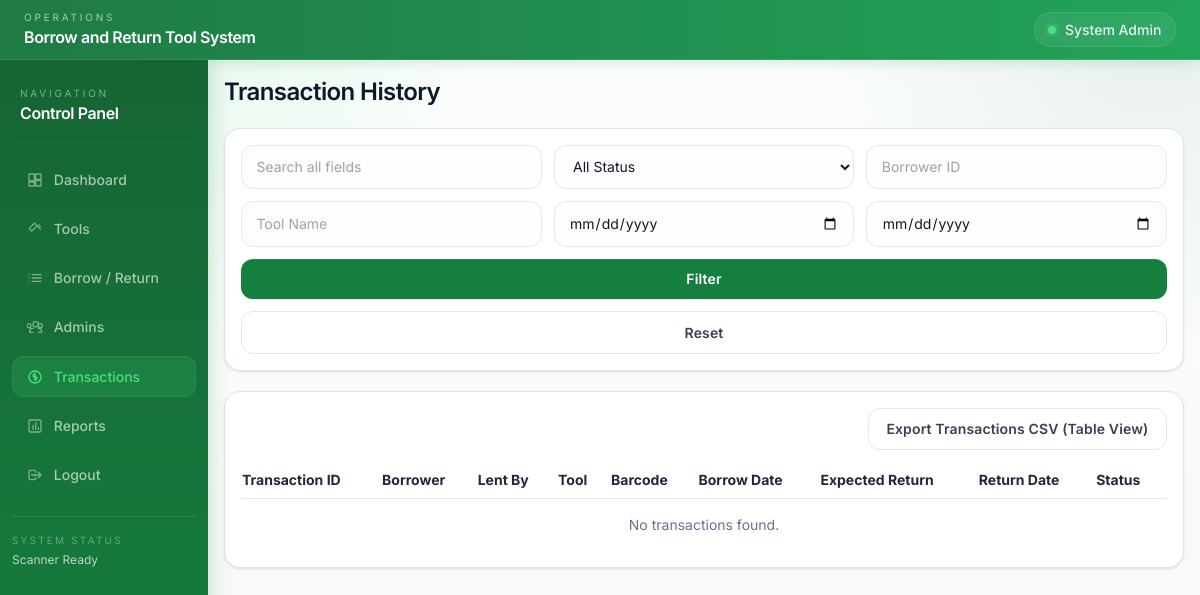
Before: /transactions (signed in) with the older database file.
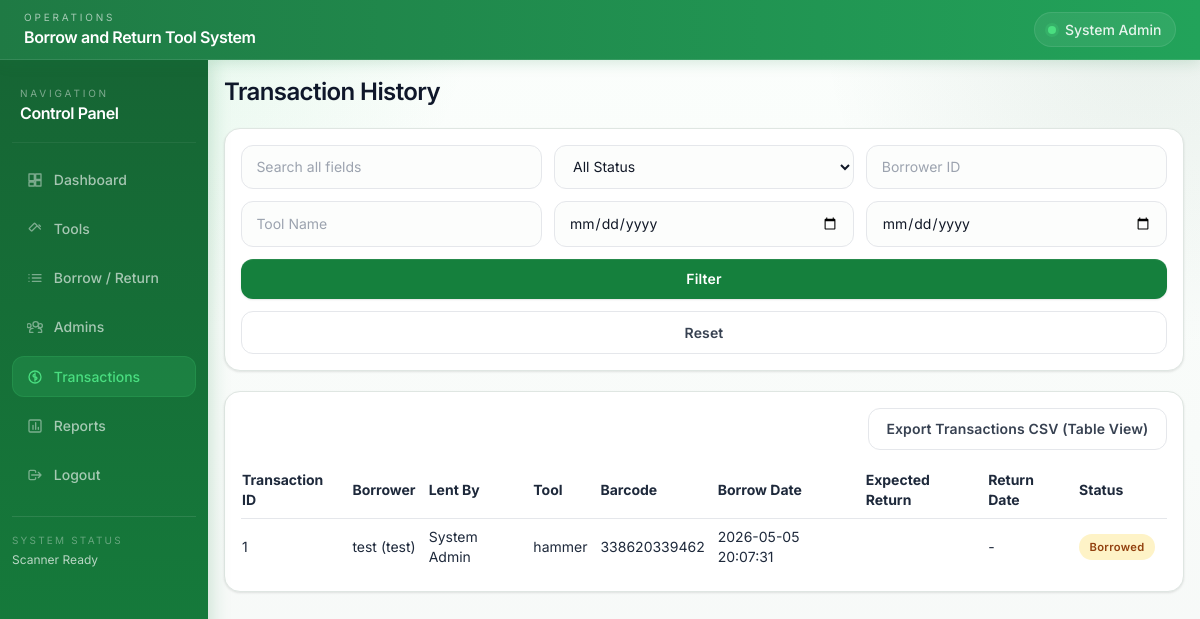
After: the same page with the newer database file.
### tables this page shows
CREATE TABLE transactions (
            id INTEGER PRIMARY KEY AUTOINCREMENT,
            borrower_id INTEGER NOT NULL,
            tool_id INTEGER NOT NULL,
            barcode TEXT NOT NULL,
            borrow_date TEXT NOT NULL,
            expected_return_date TEXT NOT NULL,
            return_date TEXT,
            status TEXT NOT NULL, lent_by_admin_id INTEGER,
            FOREIGN KEY (borrower_id) REFERENCES borrowers(id),
            FOREIGN KEY (tool_id) REFERENCES tools(id)
        );

CREATE TABLE borrowers (
            id INTEGER PRIMARY KEY AUTOINCREMENT,
            borrower_name TEXT NOT NULL,
            borrower_id TEXT NOT NULL UNIQUE,
            course_department TEXT NOT NULL,
            contact_number TEXT NOT NULL
        );

CREATE TABLE tools (
            id INTEGER PRIMARY KEY AUTOINCREMENT,
            tool_name TEXT NOT NULL,
            tool_code TEXT NOT NULL UNIQUE,
            category TEXT NOT NULL,
            description TEXT,
            quantity INTEGER NOT NULL DEFAULT 0,
            available_quantity INTEGER NOT NULL DEFAULT 0,
            barcode TEXT NOT NULL UNIQUE,
            barcode_image TEXT,
            status TEXT NOT NULL DEFAULT 'Available',
            date_added TEXT NOT NULL
        , tool_image TEXT);

### app.py (the view, shortened to what this page needs)
@app.route("/transactions")
@login_required
def transactions():
    db = get_db()
    search = request.args.get("search", "").strip()
    status = request.args.get("status", "").strip()
    borrower = request.args.get("borrower", "").strip()
    tool = request.args.get("tool", "").strip()
    date_from = request.args.get("date_from", "").strip()
    date_to = request.args.get("date_to", "").strip()
    query = """
        SELECT t.id,
               b.borrower_name,
               b.borrower_id,
               tl.tool_name,
               t.barcode,
               t.borrow_date,
               t.expected_return_date,
               t.return_date,
               t.status,
               TRIM(COALESCE(a.first_name, '') || ' ' || COALESCE(a.last_name, '')) AS lent_by_admin_name
        FROM transactions t
        JOIN borrowers b ON b.id = t.borrower_id
        JOIN tools tl ON tl.id = t.tool_id
        LEFT JOIN admins a ON a.id = t.lent_by_admin_id
        WHERE 1 = 1
    """
    params = []
    if status:
        query += " AND t.status = ?"
        params.append(status)
    if borrower:
        query += " AND b.borrower_id LIKE ?"
        params.append(f"%{borrower}%")
    if tool:
        query += " AND tl.tool_name LIKE ?"
        params.append(f"%{tool}%")
    if date_from:
        query += " AND DATE(t.borrow_date) >= DATE(?)"
        params.append(date_from)
    if date_to:
        query += " AND DATE(t.borrow_date) <= DATE(?)"
        params.append(date_to)
    query += " ORDER BY t.id DESC"
    rows = db.execute(query, params).fetchall()
    return render_template(
        "transactions.html",
        transactions=rows,
        search=search,
        selected_status=status,
        borrower=borrower,
        tool=tool,
        date_from=date_from,
        date_to=date_to,
    )

### app.py (called while the page is built)
def get_db():
    if "db" not in g:
        g.db = sqlite3.connect(DATABASE_PATH)
        g.db.row_factory = sqlite3.Row
        ensure_schema(g.db)
    return g.db

def login_required(view_func):
    @wraps(view_func)
    def wrapped_view(*args, **kwargs):
        if session.get("admin_id") is None:
            flash("Please log in to continue.", "warning")
            return redirect(url_for("login"))
        return view_func(*args, **kwargs)
    return wrapped_view

@app.template_filter("status_label")
def status_label(status_value):
    status_map = {
        "borrowed": "Borrowed",
        "returned": "Returned",
        "returned_overdue": "Returned (Overdue)",
    }
    return status_map.get(status_value, str(status_value).title())

@app.template_filter("status_badge")
def status_badge(status_value):
    if status_value == "borrowed":
        return "bg-amber-100 text-amber-800"
    if status_value == "returned_overdue":
        return "bg-red-100 text-red-800"
    if status_value == "returned":
        return "bg-emerald-100 text-emerald-800"
    return "bg-slate-100 text-slate-800"

### templates/transactions.html (shortened to what this page needs)
{% extends 'base.html' %}
{% block content %}
<div class="space-y-5">
    <h2 class="text-2xl font-semibold text-slate-900 tracking-tight">Transaction History</h2>
    <form method="get" class="bg-white rounded-2xl p-4 card-soft grid grid-cols-1 md:grid-cols-3 xl:grid-cols-6 gap-3">
        <input type="text" name="search" value="{{ search }}" class="input-field" placeholder="Search all fields" />
        <select name="status" class="input-field">
            <option value="">All Status</option>
        </select>
        <input type="text" name="borrower" value="{{ borrower }}" class="input-field" placeholder="Borrower ID" />
        <input type="text" name="tool" value="{{ tool }}" class="input-field" placeholder="Tool Name" />
        <input type="date" name="date_from" value="{{ date_from }}" class="input-field" />
        <input type="date" name="date_to" value="{{ date_to }}" class="input-field" />
        <button type="submit" class="btn-primary md:col-span-3 xl:col-span-1">Filter</button>
        <a href="{{ url_for('transactions') }}" class="btn-outline md:col-span-3 xl:col-span-1 text-center">Reset</a>
    </form>
    <div class="bg-white rounded-2xl p-4 card-soft">
        <div class="flex justify-end mb-3">
            <a href="{{ url_for('export_transactions_csv', view='table') }}" class="btn-outline" target="_blank">Export Transactions CSV (Table View)</a>
        </div>
        <div class="table-wrap">
            <table class="min-w-full text-sm">
                <thead>
                    <tr class="text-left border-b">
                        <th class="py-2 pr-3">Transaction ID</th>
                        <th class="py-2 pr-3">Borrower</th>
                        <th class="py-2 pr-3">Lent By</th>
                        <th class="py-2 pr-3">Tool</th>
                        <th class="py-2 pr-3">Barcode</th>
                        <th class="py-2 pr-3">Borrow Date</th>
                        <th class="py-2 pr-3">Expected Return</th>
                        <th class="py-2 pr-3">Return Date</th>
                        <th class="py-2 pr-3">Status</th>
                    </tr>
                </thead>
                <tbody>
                    {% for tx in transactions %}
                    <tr class="border-b last:border-0">
                        <td class="py-2 pr-3">{{ tx.id }}</td>
                        <td class="py-2 pr-3">{{ tx.borrower_name }} ({{ tx.borrower_id }})</td>
                        <td class="py-2 pr-3">{{ tx.lent_by_admin_name or '-' }}</td>
                        <td class="py-2 pr-3">{{ tx.tool_name }}</td>
                        <td class="py-2 pr-3">{{ tx.barcode }}</td>
                        <td class="py-2 pr-3">{{ tx.borrow_date }}</td>
                        <td class="py-2 pr-3">{{ tx.expected_return_date }}</td>
                        <td class="py-2 pr-3">{{ tx.return_date or '-' }}</td>
                        <td class="py-2 pr-3">
                            <span class="badge {{ tx.status | status_badge }}">{{ tx.status | status_label }}</span>
                        </td>
                    </tr>
                    {% else %}
                    <tr>
                        <td colspan="9" class="py-4 text-center text-slate-500">No transactions found.</td>
                    </tr>
                    {% endfor %}
                </tbody>
            </table>
        </div>
    </div>
</div>
{% endblock %}

Changed rows visible on the page:
added transactions: id "1", borrower_name "test", borrower_id "test", lent_by_admin_name "System Admin", tool_name "hammer", barcode "338620339462", borrow_date "2026-05-05 20:07:31", return_date "-", status|status_label "Borrowed"
Other visible differences:
text no longer shown: "No transactions found."
